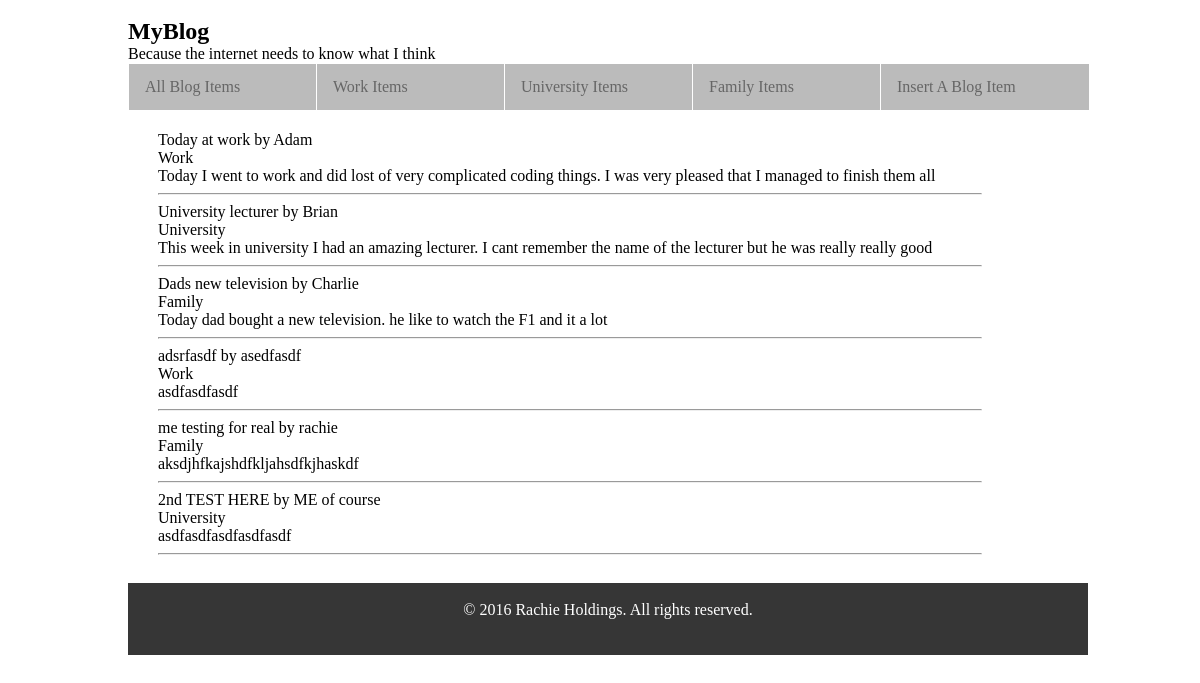
Screenshot of /blog.php with the database file from the repository.
### tables this page shows
CREATE TABLE `blogview` (
  `blogItemID` int(4) NOT NULL AUTO_INCREMENT,
  `entryTitle` varchar(50) NOT NULL,
  `entrySummary` varchar(200) NOT NULL,
  `category` varchar(50) NOT NULL,
  `submitter` varchar(50) NOT NULL,
  PRIMARY KEY (`blogItemID`)
);

### Functions.php (the view, shortened to what this page needs)
<?php
function PrintBlog2($title, $sum, $cat, $author){
    print ($title) . " by " . ($author) . "<br>";
    print($cat) . "<br>";
    print($sum) . "<br>";
    print "<hr>";
}
function getEntrysPrinted($db){
    $sql_query = "SELECT * FROM BlogView";
    $result = $db->query($sql_query);
    while ($row = $result->fetch_array()) {
        $t = $row['entryTitle'];
        $s = $row['entrySummary'];
        $c = $row['category'];
        $a = $row['submitter'];
        PrintBlog2($t, $s, $c, $a);
    }
}

### blogHeader.php (shortened to what this page needs)
<?php
include("Functions.php");
?>
<!DOCTYPE html>
<html lang="en">
<head>
    <link rel="stylesheet" type="text/css" href="assets/unsemantic-grid-responsive-tablet.css">
    <link rel="stylesheet" type="text/css" href="assets/htmlDefault.css">
    <link rel="stylesheet" type="text/css" href="assets/menu.css">
    <link rel="stylesheet" type="text/css" href="assets/blogStyle.css">
</head>
<body>
<header>
    <section>
        <h2>myBlog</h2>
        <span>
            Because the internet needs to know what I think
        </span>
    </section>
    <ul id="mainNav">
        <li><a href="blog.php">All Blog Items</a></li>
        <li><a href="blog.php?category=work">Work Items</a></li>
        <li><a href="blog.php?category=university">University Items</a></li>
        <li><a href="blog.php?category=family">Family Items</a></li>
        <li><a href="add.php">Insert a Blog Item</a></li>
    </ul>
</header>

### blog.php
<?php
include("blogHeader.php");
?>
<main class="grid-container">
    <section id="mainSectionBlog" class="grid-90 tablet-grid-90 mobile-grid-90">
        <?php
        if (isset($_GET['category'])) {
            $cat = $_GET['category'];
            getEntrysPrintedByCat($db1, $cat);
        } else {
            getEntrysPrinted($db1);
        }
        ?>
    </section>
</main>
<?php
include("blogFooter.php");
?>

### blogFooter.php
<footer id="endFooter">
    <br/>
    <summary>&copy; 2016 Rachie Holdings. All rights reserved.</summary>
    <br/><br/>
</footer>
</body>
</html>

### assets/htmlDefault.css (style rules this page uses)
html { font-family: Calibri; font-size: 12pt; margin-left: auto; margin-right: auto; width: 960px; max-width: 1000px; min-width: 500px; height: 960px; max-height: 1000px; min-height: 700px; text-align: justify; }
header { width: inherit; height: 30%; }
main { width: 960px; height: 960px; height: 60%; max-height: 960px; }
#endFooter { text-align: center; width: 960px; height: 5%; background-color: #363636; color: white; }

### assets/menu.css (style rules this page uses)
ul { list-style-type: none; margin: 0; padding: 0; overflow: hidden; background-color: #bbbbbb; border: 1px solid white; text-transform: capitalize; width: 960px; }
li { float: left; border-right: 1px solid #bbb; justify-items: center; text-align: justify; border-color: white; }
li a { display: block; color: #666; text-align: center; padding: 14px 16px; text-decoration: none; width: 155px; display: inline-flex; }
li:last-child { border-right: none; }

### assets/blogStyle.css (style rules this page uses)
#article1, #mainSectionBlog { padding: 20px 20px 20px 20px; }
h1, h2, h3 { text-transform: capitalize; margin: 0 0 0 0px; padding: 0px 0 0 0px; }
h2, h3 { padding: 10px 0 0 0px; }

### rows the page displays
blogview: entryTitle "Today at work", submitter "Adam", category "Work", entrySummary "Today I went to work and did lost of very complicated coding things. I was very pleased that I managed to finish them all"
blogview: entryTitle "University lecturer", submitter "Brian", category "University", entrySummary "This week in university I had an amazing lecturer. I cant remember the name of the lecturer but he was really really good"
blogview: entryTitle "Dads new television", submitter "Charlie", category "Family", entrySummary "Today dad bought a new television. he like to watch the F1 and it a lot"
blogview: entryTitle "adsrfasdf", submitter "asedfasdf", category "Work", entrySummary "asdfasdfasdf"
blogview: entryTitle "me testing for real", submitter "rachie", category "Family", entrySummary "aksdjhfkajshdfkljahsdfkjhaskdf"
blogview: entryTitle "2nd TEST HERE", submitter "ME of course", category "University", entrySummary "asdfasdfasdfasdfasdf"
